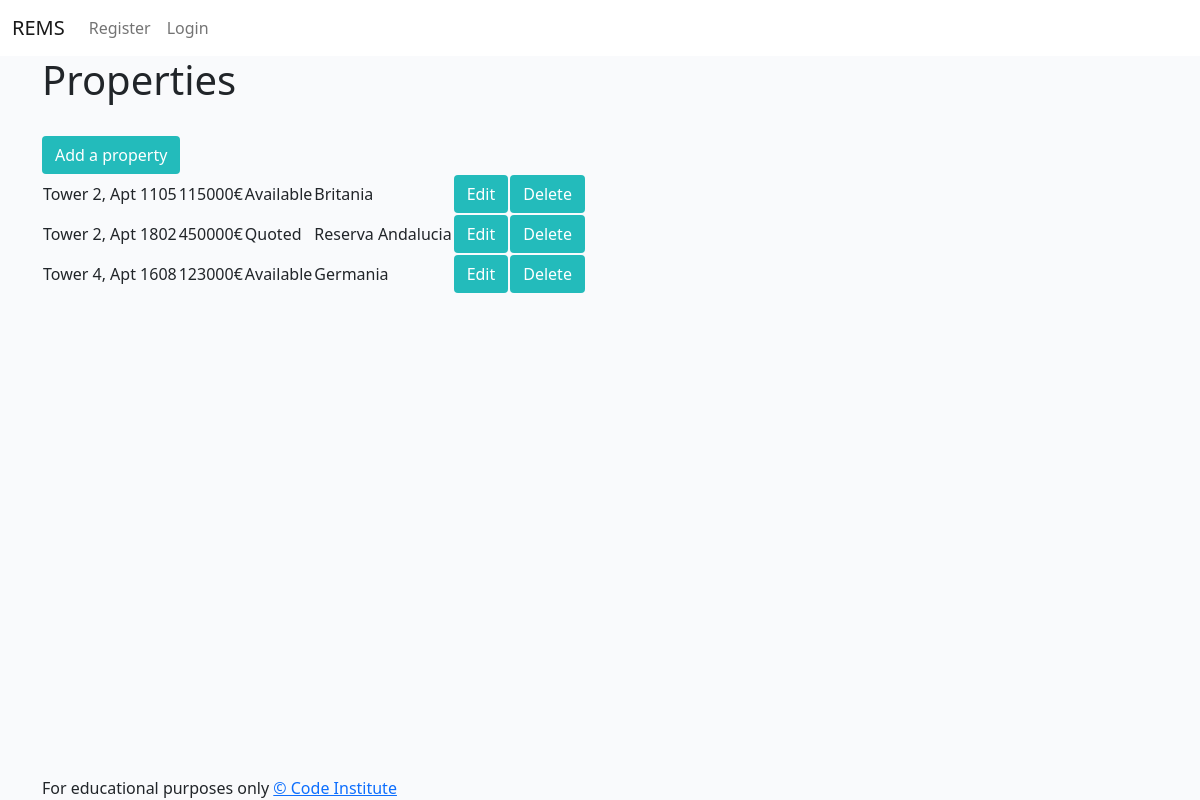
Screenshot of /properties with the database file from the repository.
### todo/models.py (models this page shows, shortened)
class Property(models.Model):
    PropertyStatus= models.TextChoices("PropertyStatus", "Available Quoted Reserved Rejected Sold")
    property_number = models.CharField(max_length=50, null=False, blank=False)
    Status = models.CharField(blank=True, choices=PropertyStatus.choices, max_length=10)
    Price = models.IntegerField(null=False, blank=False)
    project = models.ForeignKey(Project, on_delete=models.CASCADE)

class Project(models.Model):
    project_name = models.CharField(max_length=50, null=False, blank=False)
    Adress = models.CharField(max_length=50, null=False, blank=False)
    def __str__(self):
        return self.project_name

### todo/views.py (the view)
# urls.py: path('properties', views.get_properties, name='properties'),
def get_properties(request):
    properties = Property.objects.all()
    context = {
        'properties': properties
    }
    return render(request, 'properties.html', context)

### templates/properties.html
{% extends "base.html" %}
{% block content %}
<main class="container">
    <h1>Properties</h1>
    <br>
    <a class="waves-effect waves-light btn btn-signup" href="/add">Add a property</a>
    <table>
        {% for property in properties %}
            <tr>
                <td>{{ property.property_number }}</a></td>
                <td>{{ property.Price }}€</td>
                <td>{{ property.Status }}</td>
                <td>{{ property.project }}</td>
                <td>
                    <a class="btn btn-signup" href="/edit/{{ property.id }}">Edit</a>
                </td>
                <td>
                    <a class="btn btn-signup" href="/delete/{{ property.id }}">Delete</a>
                </td>
            </tr>
        {% empty %}
        <tr><td>You haven't added any properties yet. Before adding any property you must first create a project</td></tr>
        {% endfor %}
    </table>
    <br>
</main>
{%endblock%}

### static/css/style.css (style rules this page uses)
body { display: flex; min-height: 100vh; flex-direction: column; background-color: #F9FAFC; }
main { flex: 1 0 auto; }
.main-bg { background-color: #F9FAFC; }
.btn-signup { background-color: #23BBBB; color: #fff; }

### rows the page displays
Property: property_number "Tower 2, Apt 1105", Price "115000", Status "Available", project "Britania"
Property: property_number "Tower 2, Apt 1802", Price "450000", Status "Quoted", project "Reserva Andalucia"
Property: property_number "Tower 4, Apt 1608", Price "123000", Status "Available", project "Germania"
